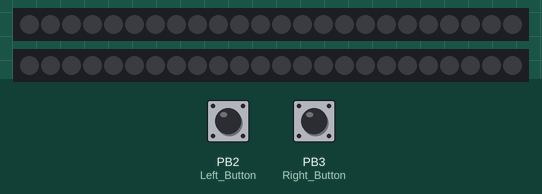
This sketch was run on a simulated ATtiny85, built with avr-gcc and run on an emulated ATtiny85. Parts: 2 × 24 RGB LEDs in strip order, left to right. The inputs (shaded band) are chosen by the test bench; at power-on: PB2 (Left_Button) HIGH, PB3 (Right_Button) HIGH.

Above: at 1.2 s.
1.3 s: PB2 (Left_Button) pulled LOW for 0.15 s
At 1.75 s:
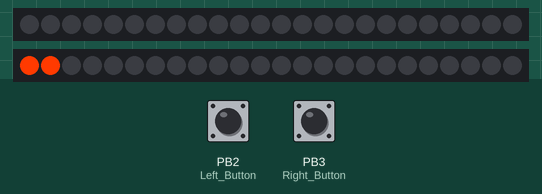
3.3 s: PB2 (Left_Button) pulled LOW for 1 s
5.8 s: PB2 (Left_Button) pulled LOW for 3.2 s
At 10.18 s:
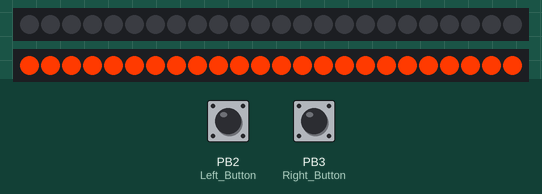

The sketch:

LED_Strip.ino
```cpp
#include "LPD8806.h"
#include "SPI.h" // Comment out this line if using Trinket or Gemma
#ifdef __AVR_ATtiny85__
  #include <avr/power.h>
#endif


int wait;
volatile int RightGo;
volatile int LeftGo;

volatile int rightState = digitalRead(3);
volatile int leftState  = digitalRead(2);

// Any variable with Right or Left after it just describes what LED strip it is affiliated with
int dataPinRight  = 5;
int clockPinRight = 6;
LPD8806 ledRight  = LPD8806(24, dataPinRight, clockPinRight);

int dataPinLeft   = 8;
int clockPinLeft  = 9;
LPD8806 ledLeft   = LPD8806(24, dataPinLeft, clockPinLeft);


void setup() {
  Serial.begin(9600);
  pinMode(13,OUTPUT);
  pinMode(2,INPUT_PULLUP); // Left Button
  pinMode(3,INPUT_PULLUP); // Right Button

  wait = 30;

  RightGo = false;
  LeftGo  = false;

  // If using Trinket, uncomment this:
  // #if defined(__AVR_ATtiny85__) && (F_CPU == 16000000L)
  //  clock_prescale_set(clock_div_1); // Enable 16 MHz on Trinket
  // #endif


 ledRight.begin(); // Starts the right LED strip
 ledRight.show();  // The *.show() method sends the updated info to the LED strip

 ledLeft.begin(); // Starts the left LED strip
 ledLeft.show();

 // Interrupt for always montioring the buttons when pressed, even during delays:

   // Left Button
   attachInterrupt(digitalPinToInterrupt(2), leftButton, CHANGE);
   // Right Button
   attachInterrupt(digitalPinToInterrupt(3), rightButton, CHANGE);

}

void loop() {
  uint32_t clr = ledRight.Color(255, 157, 0);
  leftState  = digitalRead(2);
  rightState  = digitalRead(3);

  // Right Light Strip Activation
  if(RightGo == true){

    // Start by turning all pixels off:
      int i;
      for(i=0;i<ledRight.numPixels();i++){ ledRight.setPixelColor(i,0); ledRight.show();}

    // Show Pixels:
      for(i=0;i<ledRight.numPixels();i++){
        ledRight.setPixelColor(i, clr); // Sets the current pixel to the color stored in `clr`
        ledRight.show();
        delay(wait);
      }

    // Hide Pixels:
      for(i=0;i<ledRight.numPixels();i++){
        ledRight.setPixelColor(i, 0); // Sets the current pixel to the 0, which is interpreted as off
        ledRight.show();
        delay(wait);
      }
  }

  // Left Light Strip Activation
  if(LeftGo == true){

    // Start by turning all pixels off:
      int i;
      for(i=0;i<ledLeft.numPixels();i++){ ledLeft.setPixelColor(i,0); ledLeft.show();}

    // Show Pixels:
      for(i=0;i<ledLeft.numPixels();i++){
        ledLeft.setPixelColor(i, clr); // Sets the current pixel to the color stored in `clr`
        ledLeft.show();
        delay(wait);
      }

    // Hide Pixels:
      for(i=0;i<ledLeft.numPixels();i++){
        ledLeft.setPixelColor(i, 0); // Sets the current pixel to the 0, which is interpreted as off
        ledLeft.show();
        delay(wait);
      }
  }


}


//============== Left Button Interrupt
void leftButton(){
  leftState  = digitalRead(2);
  rightState  = digitalRead(3);

  if(leftState == HIGH){if(LeftGo == false){LeftGo  = true;}else{LeftGo  = false;}}
}


//============== Right Button Interrupt
void rightButton(){
  leftState  = digitalRead(2);
  rightState  = digitalRead(3);

  if(rightState == HIGH){if(RightGo == false){RightGo = true;}else{RightGo = false;}}
}
```

Measured:
- after the input at 1.3 s, the LEDs: first change after 0.41 s (image 1 shows a later state)
- after the input at 5.8 s, the LEDs: first change after 3.5 s (image 2 shows a later state)
